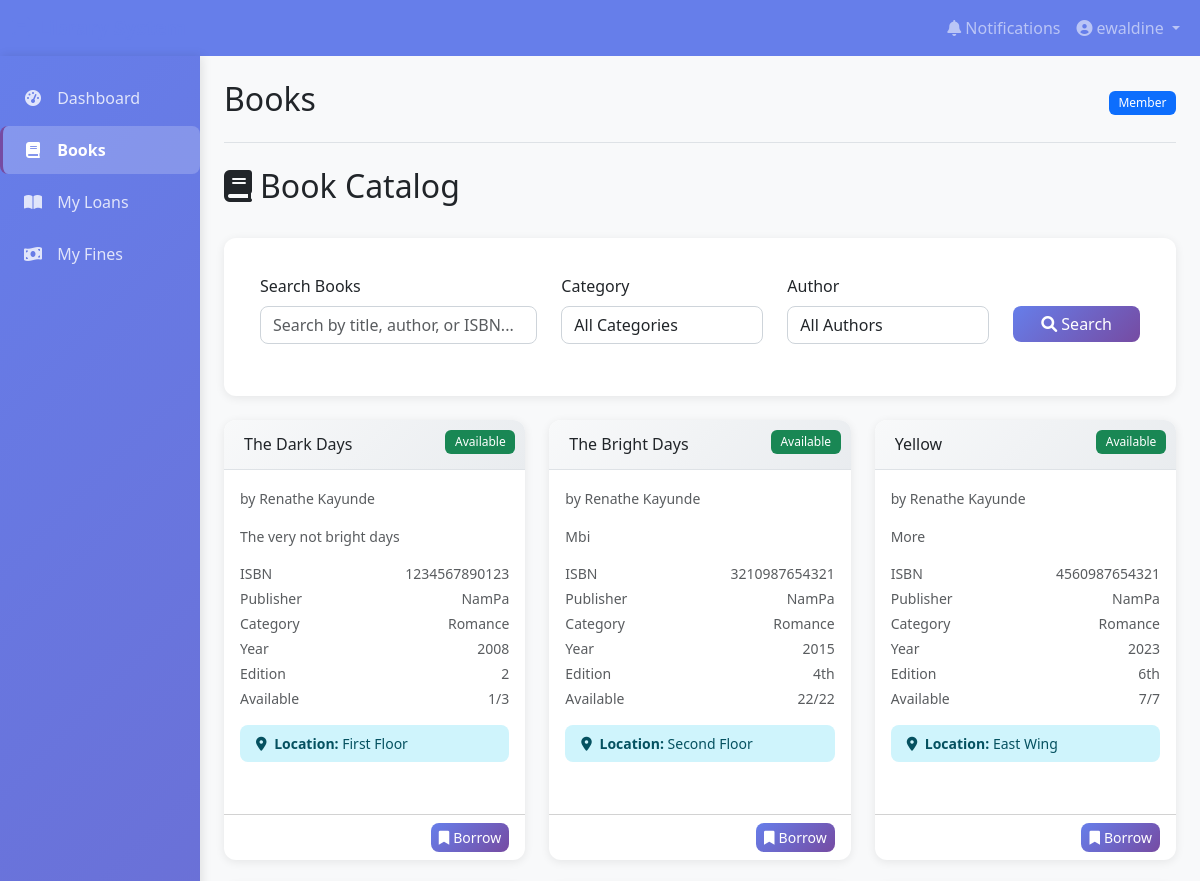
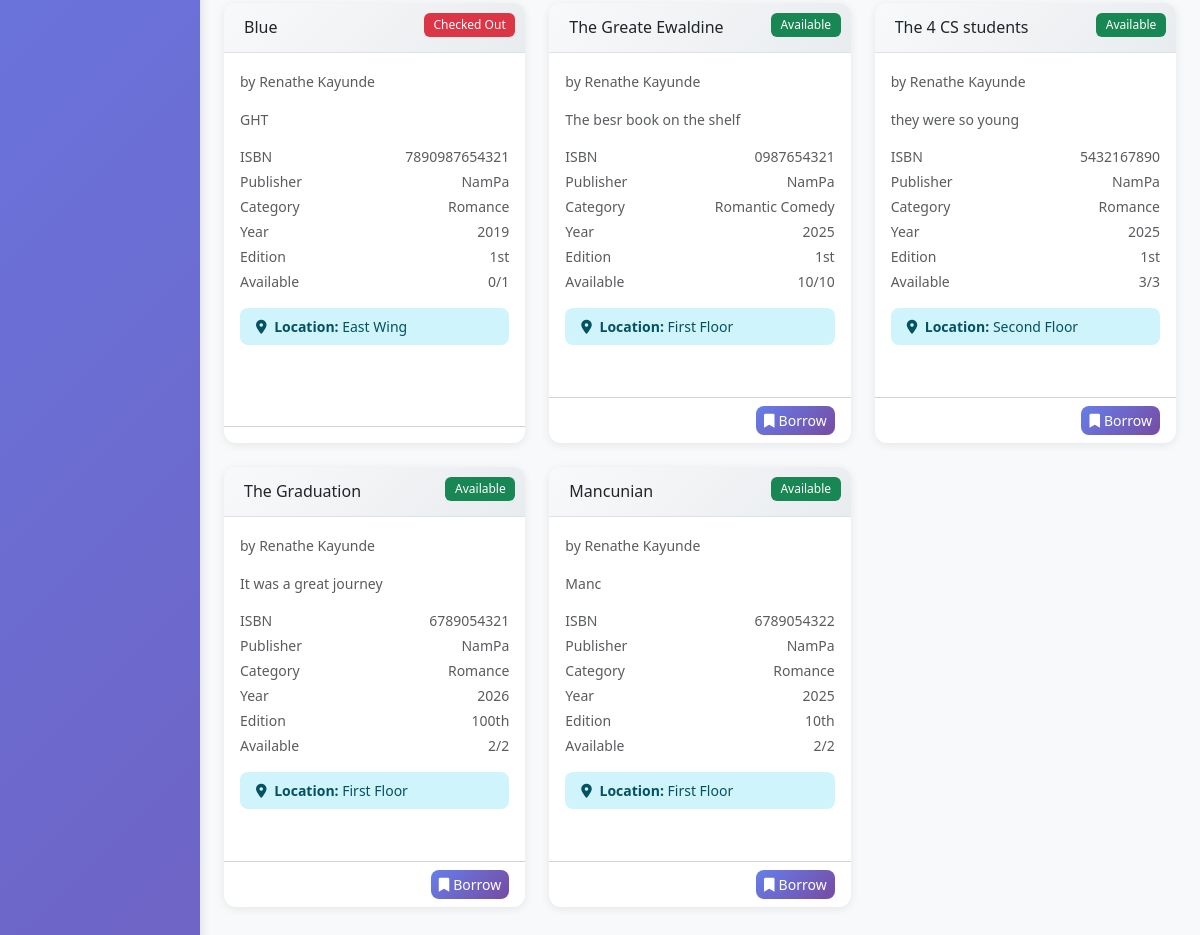
The app's page /books (signed in) with its own data (2 pictures, top to bottom).
### app.py (models this page shows, shortened)
class User(db.Model, UserMixin):
    id = db.Column(db.Integer, primary_key=True)
    username = db.Column(db.String(50), unique=True, nullable=False)
    password_hash = db.Column(db.String(128), nullable=False)
    role = db.Column(db.String(20), nullable=False, default='member')  # member, librarian, admin
    created_at = db.Column(db.DateTime, default=datetime.utcnow)

class Book(db.Model):
    id = db.Column(db.String(10), primary_key=True)
    isbn = db.Column(db.String(20), unique=True, nullable=False)
    title = db.Column(db.String(300), nullable=False)
    edition = db.Column(db.String(50))
    publication_year = db.Column(db.Integer)
    pages = db.Column(db.Integer)
    language = db.Column(db.String(50), default='English')
    description = db.Column(db.Text)
    cover_image = db.Column(db.String(200))
    author_id = db.Column(db.Integer, db.ForeignKey('author.id'), nullable=False)
    publisher_id = db.Column(db.Integer, db.ForeignKey('publisher.id'), nullable=False)
    category_id = db.Column(db.Integer, db.ForeignKey('category.id'), nullable=False)
    total_copies = db.Column(db.Integer, nullable=False, default=1)
    available_copies = db.Column(db.Integer, nullable=False, default=1)
    location = db.Column(db.String(100))  # Shelf location
    created_at = db.Column(db.DateTime, default=datetime.utcnow)
    updated_at = db.Column(db.DateTime, default=datetime.utcnow, onupdate=datetime.utcnow)
    loans = db.relationship('Loan', backref='book', lazy=True)
    @property
    def is_available(self):
        return self.available_copies > 0
    @property
    def availability_status(self):
        if self.available_copies > 0:
            return 'Available'
        elif self.available_copies == 0:
            return 'Checked Out'
        else:
            return 'Unknown'

class Author(db.Model):
    id = db.Column(db.Integer, primary_key=True)
    name = db.Column(db.String(200), nullable=False)
    biography = db.Column(db.Text)
    birth_date = db.Column(db.Date)
    nationality = db.Column(db.String(100))
    created_at = db.Column(db.DateTime, default=datetime.utcnow)
    books = db.relationship('Book', backref='author', lazy=True)

class Publisher(db.Model):
    id = db.Column(db.Integer, primary_key=True)
    name = db.Column(db.String(200), nullable=False)
    address = db.Column(db.Text)
    phone = db.Column(db.String(20))
    email = db.Column(db.String(120))
    website = db.Column(db.String(200))
    created_at = db.Column(db.DateTime, default=datetime.utcnow)
    books = db.relationship('Book', backref='publisher', lazy=True)

class Category(db.Model):
    id = db.Column(db.Integer, primary_key=True)
    name = db.Column(db.String(100), nullable=False)
    description = db.Column(db.Text)
    parent_id = db.Column(db.Integer, db.ForeignKey('category.id'))
    created_at = db.Column(db.DateTime, default=datetime.utcnow)
    parent = db.relationship('Category', remote_side=[id], backref='subcategories')
    books = db.relationship('Book', backref='category', lazy=True)

### app.py (the view)
@app.route('/books')
@login_required
def books():
    search_query = request.args.get('search', '')
    category_filter = request.args.get('category', '')
    author_filter = request.args.get('author', '')
    query = Book.query.options(joinedload(Book.author), joinedload(Book.publisher), joinedload(Book.category))
    if search_query:
        query = query.filter(Book.title.ilike(f'%{search_query}%'))
    if category_filter:
        query = query.filter(Book.category_id == category_filter)
    if author_filter:
        query = query.filter(Book.author_id == author_filter)
    books = query.all()
    categories = Category.query.all()
    authors = Author.query.all()
    form = BookForm()
    form.author_id.choices = [(a.id, a.name) for a in authors]
    form.publisher_id.choices = [(p.id, p.name) for p in Publisher.query.all()]
    form.category_id.choices = [(c.id, c.name) for c in categories]
    current_year = datetime.now().year  # Add this line
    return render_template('books.html', title='Books', books=books,
                         categories=categories, authors=authors, form=form,
                         search_query=search_query, category_filter=category_filter,
                         author_filter=author_filter, current_year=current_year)  # Add current_year here

### app.py (called while the page is built)
@app.context_processor
def inject_now():
    return {'now': datetime.utcnow()}

@login_manager.user_loader
def load_user(user_id):
    return User.query.get(int(user_id))

### templates/books.html (shortened to what this page needs)
{% extends "base.html" %}
{% block content %}
<div class="d-flex justify-content-between align-items-center mb-4">
    <h2><i class="fas fa-book me-2"></i>Book Catalog</h2>
</div>
<div class="card search-form mb-4">
    <div class="card-body">
        <form method="GET" action="{{ url_for('books') }}">
            <div class="row">
                <div class="col-md-4">
                    <div class="mb-3">
                        <label class="form-label">Search Books</label>
                        <input type="text" class="form-control" name="search" value="{{ search_query }}"
                               placeholder="Search by title, author, or ISBN...">
                    </div>
                </div>
                <div class="col-md-3">
                    <div class="mb-3">
                        <label class="form-label">Category</label>
                        <select class="form-control" name="category">
                            <option value="">All Categories</option>
                        </select>
                    </div>
                </div>
                <div class="col-md-3">
                    <div class="mb-3">
                        <label class="form-label">Author</label>
                        <select class="form-control" name="author">
                            <option value="">All Authors</option>
                        </select>
                    </div>
                </div>
                <div class="col-md-2">
                    <div class="mb-3">
                        <label class="form-label">&nbsp;</label>
                        <button type="submit" class="btn btn-primary w-100">
                            <i class="fas fa-search me-1"></i>Search
                        </button>
                    </div>
                </div>
            </div>
        </form>
    </div>
</div>
<div class="row">
    {% for book in books %}
    <div class="col-md-6 col-lg-4 mb-4">
        <div class="card book-card h-100">
            <div class="card-header position-relative">
                <h6 class="mb-0 text-truncate">{{ book.title }}</h6>
                <span class="availability-badge badge bg-{{ 'success' if book.is_available else 'danger' }}">
                    {{ book.availability_status }}
                </span>
            </div>
            <div class="card-body">
                <div class="mb-3">
                    <small class="text-muted">by {{ book.author.name }}</small>
                </div>
                <p class="card-text small text-muted mb-3">
                    {{ book.description|truncate(120) or 'No description available.' }}
                </p>
                <div class="book-details">
                    <div class="d-flex justify-content-between small text-muted mb-1">
                        <span>ISBN</span>
                        <span>{{ book.isbn }}</span>
                    </div>
                    <div class="d-flex justify-content-between small text-muted mb-1">
                        <span>Publisher</span>
                        <span>{{ book.publisher.name }}</span>
                    </div>
                    <div class="d-flex justify-content-between small text-muted mb-1">
                        <span>Category</span>
                        <span>{{ book.category.name }}</span>
                    </div>
                    <div class="d-flex justify-content-between small text-muted mb-1">
                        <span>Year</span>
                        <span>{{ book.publication_year or 'N/A' }}</span>
                    </div>
                    <div class="d-flex justify-content-between small text-muted mb-1">
                        <span>Edition</span>
                        <span>{{ book.edition or '1st Edition' }}</span>
                    </div>
                    <div class="d-flex justify-content-between small text-muted mb-3">
                        <span>Available</span>
                        <span>{{ book.available_copies }}/{{ book.total_copies }}</span>
                    </div>
                </div>
                {% if book.location %}
                <div class="alert alert-info small py-2 mb-3">
                    <i class="fas fa-map-marker-alt me-1"></i>
                    <strong>Location:</strong> {{ book.location }}
                </div>
                {% endif %}
            </div>
            <div class="card-footer bg-transparent">
                <div class="d-flex justify-content-between align-items-center">
                    <div class="btn-group">
                        {% if current_user.role == 'member' and book.is_available %}
                        <button class="btn btn-sm btn-primary borrow-btn" data-book-id="{{ book.id }}">
                            <i class="fas fa-bookmark me-1"></i>Borrow
                        </button>
                        {% endif %}
                    </div>
                </div>
            </div>
        </div>
    </div>
    {% endfor %}
</div>
{% endblock %}

### templates/base.html (shortened to what this page needs)
<!DOCTYPE html>
<html lang="en">
<head>
    <link href="https://cdn.jsdelivr.net/npm/bootstrap@5.3.0-alpha1/dist/css/bootstrap.min.css" rel="stylesheet">
    <link href="https://cdnjs.cloudflare.com/ajax/libs/font-awesome/6.0.0/css/all.min.css" rel="stylesheet">
    <link rel="stylesheet" href="{{ url_for('static', filename='style.css') }}">
</head>
<body class="{% block body_class %}{% endblock %}">
    <nav class="navbar navbar-expand-lg navbar-dark" style="background-color: var(--primary-color);">
    <div class="container-fluid">
        <a class="navbar-brand" href="{{ url_for('dashboard') }}">
            <i class="fas fa-book me-2"></i>Library System
        </a>
        <div class="collapse navbar-collapse" id="navbarNav">
            <ul class="navbar-nav ms-auto">
                {% if current_user.is_authenticated %}
                    {% if current_user.role == 'member' %}
                    <li class="nav-item">
                        <a class="nav-link" href="{{ url_for('notifications') }}">
                            <i class="fas fa-bell me-1"></i>Notifications
                        </a>
                    </li>
                    {% endif %}
                    <li class="nav-item dropdown">
                        <a class="nav-link dropdown-toggle" href="#" id="navbarDropdown" role="button" data-bs-toggle="dropdown">
                            <i class="fas fa-user-circle me-1"></i>{{ current_user.username }}
                        </a>
                    </li>
                {% endif %}
            </ul>
        </div>
    </div>
</nav>
    <div class="container-fluid">
        <div class="row">
            {% if current_user.is_authenticated %}
            <div class="col-md-3 col-lg-2 d-md-block sidebar collapse" style="height: 230rem;">
                <div class="position-sticky pt-3">
                    <ul class="nav flex-column">
                        <li class="nav-item">
                            <a class="nav-link {% if request.endpoint == 'dashboard' %}active{% endif %}" href="{{ url_for('dashboard') }}">
                                <i class="fas fa-tachometer-alt"></i> Dashboard
                            </a>
                        </li>
                        <li class="nav-item">
                            <a class="nav-link {% if request.endpoint == 'books' %}active{% endif %}" href="{{ url_for('books') }}">
                                <i class="fas fa-book"></i> Books
                            </a>
                        </li>
                        {% if current_user.role == 'member' %}
                        <li class="nav-item">
                            <a class="nav-link {% if request.endpoint == 'loans' %}active{% endif %}" href="{{ url_for('loans') }}">
                                <i class="fas fa-book-open"></i> My Loans
                            </a>
                        </li>
                        <li class="nav-item">
                            <a class="nav-link {% if request.endpoint == 'fines' %}active{% endif %}" href="{{ url_for('fines') }}">
                                <i class="fas fa-money-bill-wave"></i> My Fines
                            </a>
                        </li>
                        {% endif %}
                    </ul>
                </div>
            </div>
            {% endif %}
            <main class="col-md-9 ms-sm-auto col-lg-10 px-md-4 py-4">
                <div class="d-flex justify-content-between flex-wrap flex-md-nowrap align-items-center pb-3 mb-4 border-bottom">
                    <h1 class="h2">{{ title }}</h1>
                    {% if current_user.is_authenticated %}
                    <div class="btn-toolbar mb-2 mb-md-0">
                        <span class="badge bg-primary">{{ current_user.role|title }}</span>
                    </div>
                    {% endif %}
                </div>
                {% block content %}{% endblock %}
            </main>
        </div>
    </div>
</body>
</html>

### static/style.css (style rules this page uses)
body { font-family: "Segoe UI", Tahoma, Geneva, Verdana, sans-serif; background-color: var(--light-color); }
.sidebar { background: linear-gradient(135deg, var(--primary-color) 0%, var(--secondary-color) 100%); box-shadow: 2px 0 10px rgba(0, 0, 0, 0.1); }
.sidebar .nav-link { transition: all 0.3s ease; border-radius: 8px; margin: 2px 0; }
.sidebar .nav-link.active { background-color: rgba(255, 255, 255, 0.2); font-weight: 600; }
.card { border-radius: 12px; transition: all 0.3s ease; border: none; box-shadow: 0 2px 10px rgba(0, 0, 0, 0.08); }
.card-header { background: linear-gradient(135deg, #f8f9fa 0%, #e9ecef 100%); border-bottom: 1px solid #dee2e6; border-radius: 12px 12px 0 0 !important; font-weight: 600; }
.btn { border-radius: 8px; font-weight: 500; transition: all 0.3s ease; }
.btn-primary { background: linear-gradient(135deg, var(--primary-color) 0%, var(--secondary-color) 100%); border: none; }
.badge { border-radius: 6px; font-weight: 500; padding: 0.5em 0.8em; }
.form-control { border-radius: 8px; border: 1px solid #ced4da; transition: all 0.3s ease; }
.alert { border-radius: 8px; border: none; font-weight: 500; }

### templates/base.html (style rules this page uses)
:root { --primary-color: #2c3e50; --secondary-color: #3498db; --accent-color: #e74c3c; --success-color: #27ae60; --warning-color: #f39c12; --light-color: #ecf0f1; --dark-color: #2c3e50; }
body { background-color: #f8f9fa; font-family: 'Segoe UI', Tahoma, Geneva, Verdana, sans-serif; }
.navbar-brand { font-weight: bold; color: var(--primary-color) !important; }
main { margin-left: 16.666667%; width: calc(100% - 16.666667%); }
.sidebar { background-color: var(--primary-color); color: white; min-height: calc(100vh - 56px); padding: 0; position: fixed; top: 56px; left: 0; width: 16.666667%; height: calc(100vh - 56px); overflow-y: auto; z-index: 1000; }
.sidebar .nav-link { color: rgba(255, 255, 255, 0.8); padding: 12px 20px; border-left: 3px solid transparent; }
.sidebar .nav-link:hover, .sidebar .nav-link.active { color: white; background-color: rgba(255, 255, 255, 0.1); border-left: 3px solid var(--secondary-color); }
.sidebar .nav-link i { margin-right: 10px; width: 20px; text-align: center; }
.card { border: none; border-radius: 10px; box-shadow: 0 4px 6px rgba(0, 0, 0, 0.1); transition: transform 0.2s; margin-bottom: 20px; }
.card-header { background-color: white; border-bottom: 1px solid #eaeaea; font-weight: 600; padding: 15px 20px; }
.btn-primary { background-color: var(--secondary-color); border-color: var(--secondary-color); }
.alert { border: none; border-radius: 8px; }
.badge { font-size: 0.75rem; padding: 5px 10px; border-radius: 12px; }
.book-card { transition: all 0.3s ease; }
.availability-badge { position: absolute; top: 10px; right: 10px; }
.search-form { background: white; padding: 20px; border-radius: 10px; box-shadow: 0 2px 4px rgba(0,0,0,0.1); }

### records on screen
User: username "ewaldine", role "Member"
Book: title "The Dark Days", availability_status "Available", author.name "Renathe Kayunde", description "The very not bright days", isbn "1234567890123", publisher.name "NamPa", category.name "Romance", publication_year "2008", edition "2", available_copies "1", total_copies "3", location "First Floor"
Book: title "The Bright Days", availability_status "Available", author.name "Renathe Kayunde", description "Mbi", isbn "3210987654321", publisher.name "NamPa", category.name "Romance", publication_year "2015", edition "4th", available_copies "22", total_copies "22", location "Second Floor"
Book: title "Yellow", availability_status "Available", author.name "Renathe Kayunde", description "More", isbn "4560987654321", publisher.name "NamPa", category.name "Romance", publication_year "2023", edition "6th", available_copies "7", total_copies "7", location "East Wing"
Book: title "Blue", availability_status "Checked Out", author.name "Renathe Kayunde", description "GHT", isbn "7890987654321", publisher.name "NamPa", category.name "Romance", publication_year "2019", edition "1st", available_copies "0", total_copies "1", location "East Wing"
Book: title "The Greate Ewaldine", availability_status "Available", author.name "Renathe Kayunde", description "The besr book on the shelf", isbn "0987654321", publisher.name "NamPa", category.name "Romantic Comedy", publication_year "2025", edition "1st", available_copies "10", total_copies "10", location "First Floor"
Book: title "The 4 CS students", availability_status "Available", author.name "Renathe Kayunde", description "they were so young", isbn "5432167890", publisher.name "NamPa", category.name "Romance", publication_year "2025", edition "1st", available_copies "3", total_copies "3", location "Second Floor"
Book: title "The Graduation", availability_status "Available", author.name "Renathe Kayunde", description "It was a great journey", isbn "6789054321", publisher.name "NamPa", category.name "Romance", publication_year "2026", edition "100th", available_copies "2", total_copies "2", location "First Floor"
Book: title "Mancunian", availability_status "Available", author.name "Renathe Kayunde", description "Manc", isbn "6789054322", publisher.name "NamPa", category.name "Romance", publication_year "2025", edition "10th", available_copies "2", total_copies "2", location "First Floor"

### other values on screen
{{ title }} "Books"
